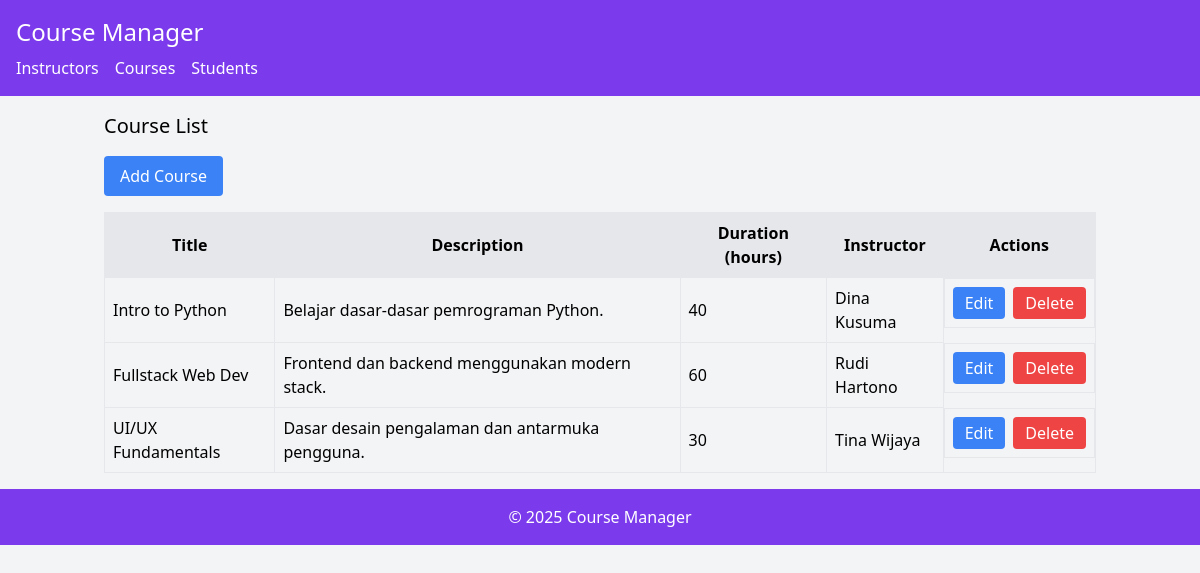
Screenshot of /index.php?entity=course with the database file from the repository.
### tables this page shows
CREATE TABLE courses (
    id INT AUTO_INCREMENT PRIMARY KEY,
    title VARCHAR(100) NOT NULL,
    description TEXT,
    duration INT,
    instructor_id INT,
    FOREIGN KEY (instructor_id) REFERENCES instructors(id)
        ON DELETE SET NULL
        ON UPDATE CASCADE
);

CREATE TABLE instructors (
    id INT AUTO_INCREMENT PRIMARY KEY,
    name VARCHAR(100) NOT NULL,
    email VARCHAR(100) UNIQUE NOT NULL,
    specialization VARCHAR(100)
);

### model/Course.php (called while the page is built, shortened)
<?php
require_once 'config/Database.php';
class Course {
    private $conn;
    private $table = 'courses';
    public function __construct() {
        $database = new Database();
        $this->conn = $database->getConnection();
    }
    public function getAll() {
        $query = "SELECT c.*, i.name as instructor_name
                  FROM " . $this->table . " c
                  LEFT JOIN instructors i ON c.instructor_id = i.id";
        $stmt = $this->conn->prepare($query);
        $stmt->execute();
        return $stmt->fetchAll(PDO::FETCH_ASSOC);
    }
}
?>

### config/Database.php (called while the page is built, shortened)
<?php
class Database {
    private $host = "localhost";
    private $username = "root";
    private $password = "";
    private $database = "course_manager";
    public function getConnection() {
        $this->conn = null;
        try {
            $this->conn = new PDO(
                "mysql:host=" . $this->host . ";dbname=" . $this->database,
                $this->username,
                $this->password
            );
            $this->conn->setAttribute(PDO::ATTR_ERRMODE, PDO::ERRMODE_EXCEPTION);
        } catch(PDOException $e) {
            echo "Connection error: " . $e->getMessage();
        }
        return $this->conn;
    }
}
?>

### viewmodel/CourseViewModel.php (called while the page is built, shortened)
<?php
require_once 'model/Course.php';
class CourseViewModel {
    private $course;
    public function __construct() {
        $this->course = new Course();
    }
    public function getCourseList() {
        return $this->course->getAll();
    }
}
?>

### views/course_list.php (the view)
<?php
require_once 'views/template/header.php';
?>
<h2 class="text-xl mb-4">Course List</h2>
<a href="index.php?entity=course&action=add" class="bg-blue-500 text-white px-4 py-2 rounded mb-4 inline-block">Add Course</a>
<table class="w-full border">
    <tr class="bg-gray-200">
        <th class="border p-2">Title</th>
        <th class="border p-2">Description</th>
        <th class="border p-2">Duration (hours)</th>
        <th class="border p-2">Instructor</th>
        <th class="border p-2">Actions</th>
    </tr>
    <?php foreach ($courseList as $course): ?>
    <tr>
        <td class="border p-2"><?php echo htmlspecialchars($course['title']); ?></td>
        <td class="border p-2"><?php echo htmlspecialchars($course['description']); ?></td>
        <td class="border p-2"><?php echo $course['duration']; ?></td>
        <td class="border p-2"><?php echo htmlspecialchars($course['instructor_name'] ?? ''); ?></td>
        <td class="border p-2 flex space-x-2">
            <a href="index.php?entity=course&action=edit&id=<?php echo $course['id']; ?>" class="bg-blue-500 text-white px-3 py-1 rounded hover:bg-blue-600">Edit</a>
            <form action="index.php?entity=course&action=delete&id=<?php echo $course['id']; ?>" method="POST" onsubmit="return confirm('Are you sure?');" style="display:inline;">
                <button type="submit" class="bg-red-500 text-white px-3 py-1 rounded hover:bg-red-600">Delete</button>
            </form>
        </td>
    </tr>
    <?php endforeach; ?>
</table>
<?php
require_once 'views/template/footer.php';
?>

### index.php (shortened to what this page needs)
<?php
require_once 'viewmodel/CourseViewModel.php';
$entity = isset($_GET['entity']) ? $_GET['entity'] : 'instructor';
$action = isset($_GET['action']) ? $_GET['action'] : 'list';
if ($entity == 'instructor') {
    $viewModel = new InstructorViewModel();
    if ($action == 'list') {
        $instructorList = $viewModel->getInstructorList();
        require_once 'views/instructor_list.php';
    } elseif ($action == 'add') {
        require_once 'views/instructor_form.php';
    } elseif ($action == 'edit' && isset($_GET['id'])) {
        $instructor = $viewModel->getInstructorById($_GET['id']);
        require_once 'views/instructor_form.php';
    } elseif ($action == 'save') {
        $viewModel->addInstructor($_POST['name'], $_POST['email'], $_POST['specialization']);
        header('Location: index.php?entity=instructor');
        exit;
    } elseif ($action == 'update' && isset($_GET['id'])) {
        $viewModel->updateInstructor($_GET['id'], $_POST['name'], $_POST['email'], $_POST['specialization']);
        header('Location: index.php?entity=instructor');
        exit;
    } elseif ($action == 'delete' && isset($_GET['id'])) {
        $viewModel->deleteInstructor($_GET['id']);
        header('Location: index.php?entity=instructor');
        exit;
    }
} elseif ($entity == 'course') {
    $viewModel = new CourseViewModel();
    if ($action == 'list') {
        $courseList = $viewModel->getCourseList();
        require_once 'views/course_list.php';
    } elseif ($action == 'add') {
        $instructorVM = new InstructorViewModel();
        $instructors = $instructorVM->getInstructorList();
        require_once 'views/course_form.php';
    } elseif ($action == 'edit' && isset($_GET['id'])) {
        $course = $viewModel->getCourseById($_GET['id']);
        $instructorVM = new InstructorViewModel();
        $instructors = $instructorVM->getInstructorList();
        require_once 'views/course_form.php';
    } elseif ($action == 'save') {
        $viewModel->addCourse($_POST['title'], $_POST['description'], $_POST['duration'], $_POST['instructor_id']);
        header('Location: index.php?entity=course');
        exit;
    } elseif ($action == 'update' && isset($_GET['id'])) {
        $viewModel->updateCourse($_GET['id'], $_POST['title'], $_POST['description'], $_POST['duration'], $_POST['instructor_id']);
        header('Location: index.php?entity=course');
        exit;
    } elseif ($action == 'delete' && isset($_GET['id'])) {
        $viewModel->deleteCourse($_GET['id']);
        header('Location: index.php?entity=course');
        exit;
    }
} else {
    header('Location: index.php?entity=instructor&action=list');
    exit;
}

### views/template/header.php (shortened to what this page needs)
<!DOCTYPE html>
<html>
<head>
    <link href="https://cdn.jsdelivr.net/npm/tailwindcss@2.2.19/dist/tailwind.min.css" rel="stylesheet">
</head>
<body class="bg-gray-100">
    <nav class="bg-purple-600 p-4 text-white">
        <h1 class="text-2xl">Course Manager</h1>
        <ul class="flex space-x-4 mt-2">
            <li><a href="index.php?entity=instructor" class="hover:text-purple-300">Instructors</a></li>
            <li><a href="index.php?entity=course" class="hover:text-purple-300">Courses</a></li>
            <li><a href="index.php?entity=student" class="hover:text-purple-300">Students</a></li>
        </ul>
    </nav>
    <div class="container mx-auto p-4">

### views/template/footer.php
</div>
    <footer class="bg-purple-600 text-white p-4 text-center">
        <p>&copy; 2025 Course Manager</p>
    </footer>
</body>
</html>

### rows the page displays
courses: title "Intro to Python", description "Belajar dasar-dasar pemrograman Python.", duration "40", instructor.name "Dina Kusuma"
courses: title "Fullstack Web Dev", description "Frontend dan backend menggunakan modern stack.", duration "60", instructor.name "Rudi Hartono"
courses: title "UI/UX Fundamentals", description "Dasar desain pengalaman dan antarmuka pengguna.", duration "30", instructor.name "Tina Wijaya"
